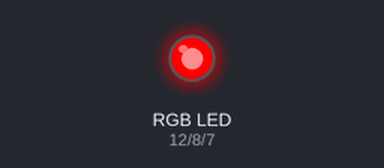
Recording of a sketch running on a simulated Arduino Uno, built with avr-gcc and run on an emulated ATmega328P. On the bench: an RGB LED mixed from three pins (HIGH = lit).

Above: at 0.2 s.
At 1.2 s:
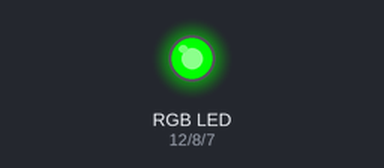
At 2.2 s:
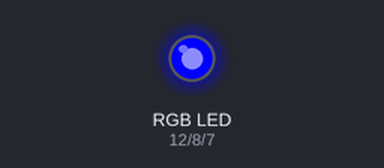
At 5.7 s:
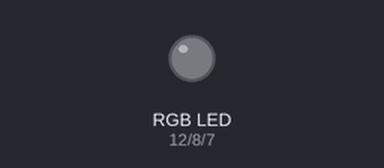
Timing chart, 0 to 6.9 s (numbered marks = the images above):
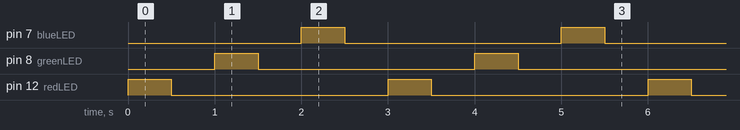

The sketch:

RGBblinking.ino
```cpp
const int redLED = 12;
const int greenLED = 8;
const int blueLED = 7;
int waitTime = 500;

void setup() {
  // put your setup code here, to run once:
pinMode(redLED, OUTPUT);
pinMode(greenLED, OUTPUT);
pinMode(blueLED, OUTPUT);
}

void loop() {
  // put your main code here, to run repeatedly:
digitalWrite(redLED, HIGH);
delay(waitTime);
digitalWrite(redLED, LOW);
delay(waitTime);
digitalWrite(greenLED, HIGH);
delay(waitTime);
digitalWrite(greenLED, LOW);
delay(waitTime);
digitalWrite(blueLED, HIGH);
delay(waitTime);
digitalWrite(blueLED, LOW);
delay(waitTime);
}
```

Measured:
- by itself, pin 7 (blueLED), pin 8 (greenLED), pin 12 (redLED): alternates HIGH for 0.50 s and LOW for 2.5 s
- by itself, everything shown: repeats every 3.0 s, in 6 steps
